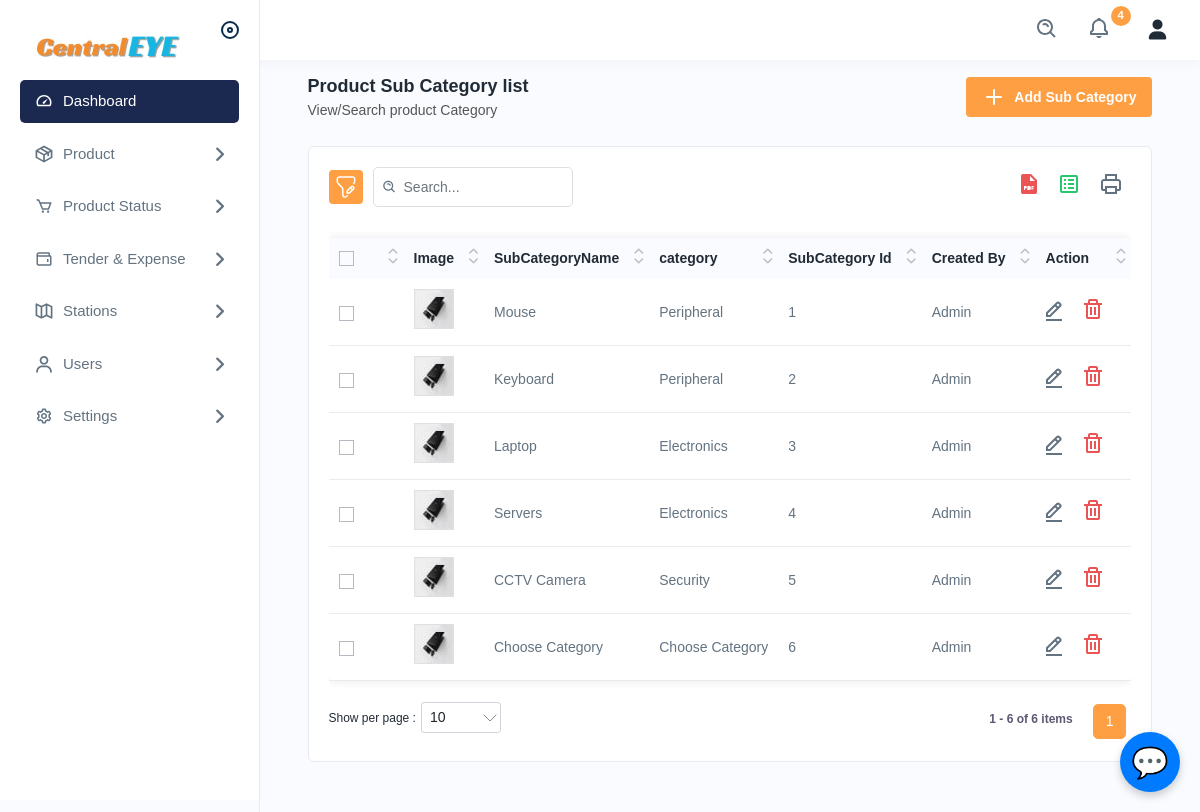
Before: /subcategorylist with the older database file.
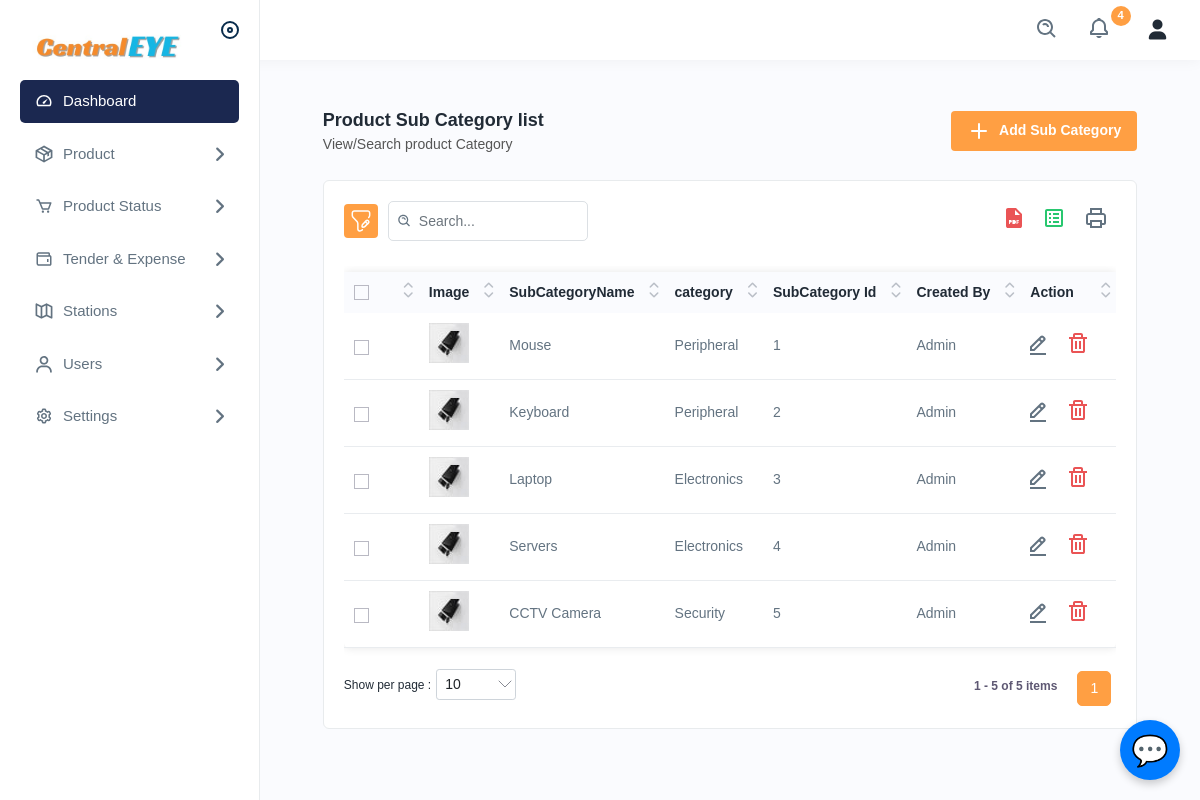
After: the same page with the newer database file.
### app/models.py (models this page shows, shortened)
class AssetSubCategory(models.Model):
    sub_category_id = models.IntegerField(primary_key=True)
    category = models.ForeignKey(
        AssetCategory, null=True, blank=True, on_delete=models.SET_NULL)
    sub_category_name = models.CharField(max_length=255)
    sub_category_image = models.ImageField(null=True, blank=True)
    def __str__(self):
        return self.sub_category_name

class AssetCategory(models.Model):
    category_id = models.IntegerField(primary_key=True)
    category_name = models.CharField(max_length=255)

### app/views.py (the view)
# urls.py: path('subcategorylist', views.subcategorylist, name='subcategorylist'),
def subcategorylist(request):
    subcatList = AssetSubCategory.objects.all()
    print(subcatList)
    return render(request, 'subcategorylist.html', context={'subcategories': subcatList})
    return render(request, 'subcategorylist.html')

### templates/subcategorylist.html (shortened to what the changed rows need)
{% extends 'navbar.html' %}
{% load static %}
{% block body %}
<div class="main-wrapper">
    <div class="page-wrapper">
        <div class="content">
            <div class="card">
                <div class="card-body">
                    <div class="table-top">
                        <div class="search-set">
                        </div>
                        <div class="wordset">
                        </div>
                    </div>
                    <div class="table-responsive">
                        <table class="table  datanew">
                            <thead>
                                <tr>
                                    <th>
                                        <label class="checkboxs">
                                            <span class="checkmarks"></span>
                                        </label>
                                    </th>
                                    <th>Image</th>
                                    <th>SubCategoryName</th>
                                    <th>category</th>
                                    <th>SubCategory Id</th>
                                    <th>Created By</th>
                                    <th>Action</th>
                                </tr>
                            </thead>
                            <tbody>
                                {% for i in subcategories %}
                                <tr>
                                    <td>
                                        <label class="checkboxs">
                                            <span class="checkmarks"></span>
                                        </label>
                                    </td>
                                    <td>
                                        <a class="product-img">
                                            <img src="{% static 'assets/img/product/product1.jpg' %}" alt="product">
                                        </a>
                                    </td>
                                    <td>{{i.sub_category_name}}</td>
                                    <td>{{i.category.category_name}}</td>
                                    <td>{{i.sub_category_id}}</td>
                                    <td>Admin</td>
                                    <td>
                                        <a class="me-3" href="{% url 'editsubcategory' %}">
                                            <img src="{% static 'assets/img/icons/edit.svg' %}" alt="img">
                                        </a>
                                        <a class="me-3" href="/deletesubcategory/{{i.sub_category_id}}">
                                            <img src="{% static 'assets/img/icons/delete.svg' %}" alt="img">
                                        </a>
                                    </td>
                                </tr>
                                {% endfor %}
                            </tbody>
                        </table>
                    </div>
                </div>
            </div>
        </div>
    </div>
</div>
{% endblock %}

Changed rows visible on the page:
removed AssetSubCategory: sub_category_name "Choose Category", category.category_name "Choose Category", sub_category_id "6"
Other visible differences:
text written by a page script: "1 1 - 6 of 6 items" → "1 1 - 5 of 5 items"
